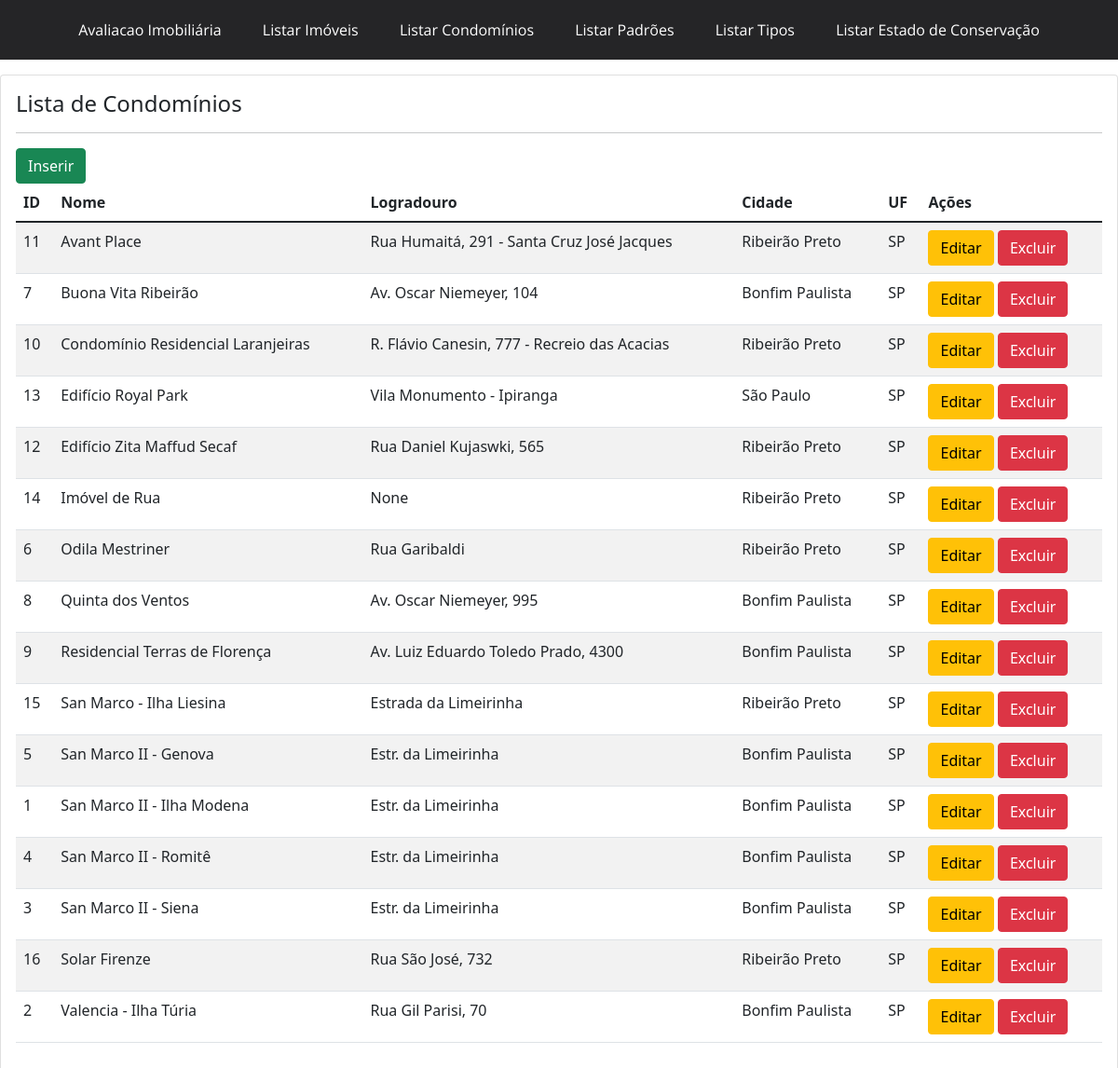
The page /condominio/ on the database its author committed.
### portal/models.py (models this page shows, shortened)
class Nomecondominio(models.Model):
    nome = models.CharField(max_length=300)
    endereco = models.CharField(max_length=300, blank=True, null=True)
    cidade = models.CharField(max_length=100, blank=True, null=True)
    uf = models.CharField(db_column='UF', max_length=2, blank=True, null=True)  # Field name made lowercase.
    class Meta:
       ordering = ['nome']

### portal/views.py (the view)
# urls.py: path('condominio/', views.condominio, name='condominio'),
def condominio (request):
    condominio = Nomecondominio.objects.all()
    context = {
        'condominio': condominio
    }
    return render(request, 'portal/condominio.html', context)

### portal/templates/portal/condominio.html
{% extends 'base.html' %}
{% block content %}
<div class = "card">
<div class="card-body">
 <h4> Lista de Condomínios </h4>
 <hr>
<a class="btn btn-success" href="{% url 'cond_add' %}"> Inserir </a>
  <table class = "table table-striped">
      <thead>
        <tr>
            <th>ID</th>
            <th>Nome</th>
            <th>Logradouro</th>
            <th>Cidade</th>
            <th>UF</th>
            <th>Ações</th>
        </tr>
      </thead>
      <tbody>
         {%  for condominio in condominio %}
         <tr>
             <td>{{ condominio.id  }} </td>
             <td>{{ condominio.nome }}</td>
             <td>{{ condominio.endereco }}</td>
             <td>{{ condominio.cidade }}</td>
             <td>{{ condominio.uf }}</td>
             <td><a class ="btn btn-warning" href="{% url 'cond_edit' condominio.id %}" >Editar</a>
                 <a class ="btn btn-danger" href="{% url 'cond_delete' condominio.id %}" onclick="return confirm ('Tem certeza que deseja excluir este imóvel?')">Excluir</a>
             </td>
         </tr>
         {% endfor %}
      </tbody>
  </table>
</div>
</div>
{% endblock %}

### rows shown on the page
Nomecondominio: id "11", nome "Avant Place", endereco "Rua Humaitá, 291 - Santa Cruz José Jacques", cidade "Ribeirão Preto", uf "SP"
Nomecondominio: id "7", nome "Buona Vita Ribeirão", endereco "Av. Oscar Niemeyer, 104", cidade "Bonfim Paulista", uf "SP"
Nomecondominio: id "10", nome "Condomínio Residencial Laranjeiras", endereco "R. Flávio Canesin, 777 - Recreio das Acacias", cidade "Ribeirão Preto", uf "SP"
Nomecondominio: id "13", nome "Edifício Royal Park", endereco "Vila Monumento - Ipiranga", cidade "São Paulo", uf "SP"
Nomecondominio: id "12", nome "Edifício Zita Maffud Secaf", endereco "Rua Daniel Kujaswki, 565", cidade "Ribeirão Preto", uf "SP"
Nomecondominio: id "14", nome "Imóvel de Rua", endereco "None", cidade "Ribeirão Preto", uf "SP"
Nomecondominio: id "6", nome "Odila Mestriner", endereco "Rua Garibaldi", cidade "Ribeirão Preto", uf "SP"
Nomecondominio: id "8", nome "Quinta dos Ventos", endereco "Av. Oscar Niemeyer, 995", cidade "Bonfim Paulista", uf "SP"
Nomecondominio: id "9", nome "Residencial Terras de Florença", endereco "Av. Luiz Eduardo Toledo Prado, 4300", cidade "Bonfim Paulista", uf "SP"
Nomecondominio: id "15", nome "San Marco - Ilha Liesina", endereco "Estrada da Limeirinha", cidade "Ribeirão Preto", uf "SP"
Nomecondominio: id "5", nome "San Marco II - Genova", endereco "Estr. da Limeirinha", cidade "Bonfim Paulista", uf "SP"
Nomecondominio: id "1", nome "San Marco II - Ilha Modena", endereco "Estr. da Limeirinha", cidade "Bonfim Paulista", uf "SP"
Nomecondominio: id "4", nome "San Marco II - Romitê", endereco "Estr. da Limeirinha", cidade "Bonfim Paulista", uf "SP"
Nomecondominio: id "3", nome "San Marco II - Siena", endereco "Estr. da Limeirinha", cidade "Bonfim Paulista", uf "SP"
Nomecondominio: id "16", nome "Solar Firenze", endereco "Rua São José, 732", cidade "Ribeirão Preto", uf "SP"
Nomecondominio: id "2", nome "Valencia - Ilha Túria", endereco "Rua Gil Parisi, 70", cidade "Bonfim Paulista", uf "SP"
